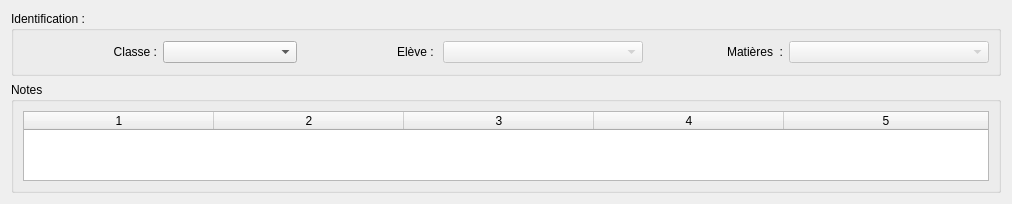
     <widget class="QWidget" name="tabEleve">
      <attribute name="title">
       <string>Eleve</string>
      </attribute>
      <layout class="QVBoxLayout" name="verticalLayout_23">
       <item>
        <widget class="QGroupBox" name="gbIdentificationEleve">
         <property name="title">
          <string>Identification :</string>
         </property>
         <layout class="QVBoxLayout" name="verticalLayout_20">
          <item>
           <layout class="QHBoxLayout" name="horizontalLayout_23">
            <property name="sizeConstraint">
             <enum>QLayout::SetMinimumSize</enum>
            </property>
            <property name="topMargin">
             <number>1</number>
            </property>
            <property name="bottomMargin">
             <number>1</number>
            </property>
            <item>
             <widget class="QLabel" name="label_22">
              <property name="text">
               <string>Classe :</string>
              </property>
              <property name="alignment">
               <set>Qt::AlignRight|Qt::AlignTrailing|Qt::AlignVCenter</set>
              </property>
             </widget>
            </item>
            <item>
             <widget class="QComboBox" name="cbSelectionClasseEleve">
              <property name="enabled">
               <bool>true</bool>
              </property>
             </widget>
            </item>
            <item>
             <widget class="QLabel" name="label_21">
              <property name="text">
               <string>Elève : </string>
              </property>
              <property name="alignment">
               <set>Qt::AlignRight|Qt::AlignTrailing|Qt::AlignVCenter</set>
              </property>
             </widget>
            </item>
            <item>
             <widget class="QComboBox" name="cbIdentificationEleve">
              <property name="enabled">
               <bool>false</bool>
              </property>
              <property name="minimumSize">
               <size>
                <width>200</width>
                <height>0</height>
               </size>
              </property>
             </widget>
            </item>
            <item>
             <widget class="QLabel" name="label_23">
              <property name="text">
               <string>Matières  :</string>
              </property>
              <property name="alignment">
               <set>Qt::AlignRight|Qt::AlignTrailing|Qt::AlignVCenter</set>
              </property>
             </widget>
            </item>
            <item>
             <widget class="QComboBox" name="cbSelectionMatiereEleve">
              <property name="enabled">
               <bool>false</bool>
              </property>
              <property name="minimumSize">
               <size>
                <width>200</width>
                <height>0</height>
               </size>
              </property>
             </widget>
            </item>
           </layout>
          </item>
         </layout>
        </widget>
       </item>
       <item>
        <widget class="QGroupBox" name="gbNotesEleve">
         <property name="title">
          <string>Notes</string>
         </property>
         <layout class="QVBoxLayout" name="verticalLayout_22">
          <item>
           <widget class="QTableWidget" name="twEleveAfficherNotes">
            <property name="sizeAdjustPolicy">
             <enum>QAbstractScrollArea::AdjustToContentsOnFirstShow</enum>
            </property>
            <property name="sortingEnabled">
             <bool>false</bool>
            </property>
            <property name="columnCount">
             <number>5</number>
            </property>
            <attribute name="horizontalHeaderCascadingSectionResizes">
             <bool>true</bool>
            </attribute>
            <attribute name="horizontalHeaderDefaultSectionSize">
             <number>190</number>
            </attribute>
            <attribute name="horizontalHeaderStretchLastSection">
             <bool>true</bool>
            </attribute>
            <column/>
            <column/>
            <column/>
            <column/>
            <column/>
           </widget>
          </item>
         </layout>
        </widget>
       </item>
      </layout>
     </widget>
